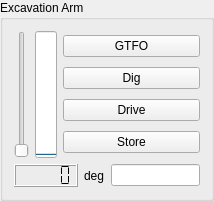
        <widget class="QGroupBox" name="groupBox_8">
         <property name="geometry">
          <rect>
           <x>9</x>
           <y>338</y>
           <width>214</width>
           <height>201</height>
          </rect>
         </property>
         <property name="sizePolicy">
          <sizepolicy hsizetype="Preferred" vsizetype="Preferred">
           <horstretch>1</horstretch>
           <verstretch>1</verstretch>
          </sizepolicy>
         </property>
         <property name="focusPolicy">
          <enum>Qt::NoFocus</enum>
         </property>
         <property name="title">
          <string>Excavation Arm</string>
         </property>
         <layout class="QVBoxLayout" name="verticalLayout_16">
          <item>
           <layout class="QHBoxLayout" name="horizontalLayout_16">
            <item>
             <widget class="QSlider" name="slider_ExcavationArm">
              <property name="focusPolicy">
               <enum>Qt::NoFocus</enum>
              </property>
              <property name="minimum">
               <number>0</number>
              </property>
              <property name="maximum">
               <number>100</number>
              </property>
              <property name="value">
               <number>0</number>
              </property>
              <property name="orientation">
               <enum>Qt::Vertical</enum>
              </property>
             </widget>
            </item>
            <item>
             <widget class="QProgressBar" name="progressBar_ExcavationArm">
              <property name="focusPolicy">
               <enum>Qt::NoFocus</enum>
              </property>
              <property name="layoutDirection">
               <enum>Qt::LeftToRight</enum>
              </property>
              <property name="maximum">
               <number>1024</number>
              </property>
              <property name="value">
               <number>0</number>
              </property>
              <property name="textVisible">
               <bool>true</bool>
              </property>
              <property name="orientation">
               <enum>Qt::Vertical</enum>
              </property>
              <property name="textDirection">
               <enum>QProgressBar::TopToBottom</enum>
              </property>
             </widget>
            </item>
            <item>
             <layout class="QVBoxLayout" name="verticalLayout_35">
              <item>
               <widget class="QPushButton" name="pushButton_ExcavationArmDig">
                <property name="focusPolicy">
                 <enum>Qt::NoFocus</enum>
                </property>
                <property name="text">
                 <string>GTFO</string>
                </property>
               </widget>
              </item>
              <item>
               <widget class="QPushButton" name="pushButton_ExcavationArmJog">
                <property name="focusPolicy">
                 <enum>Qt::NoFocus</enum>
                </property>
                <property name="text">
                 <string>Dig</string>
                </property>
               </widget>
              </item>
              <item>
               <widget class="QPushButton" name="pushButton_ExcavationArmDrive">
                <property name="text">
                 <string>Drive</string>
                </property>
               </widget>
              </item>
              <item>
               <widget class="QPushButton" name="pushButton_ExcavationArmStore">
                <property name="focusPolicy">
                 <enum>Qt::NoFocus</enum>
                </property>
                <property name="text">
                 <string>Store</string>
                </property>
               </widget>
              </item>
             </layout>
            </item>
           </layout>
          </item>
          <item>
           <layout class="QHBoxLayout" name="horizontalLayout_12">
            <item>
             <widget class="QLCDNumber" name="lcdNumber_ExcavationArm">
              <property name="focusPolicy">
               <enum>Qt::NoFocus</enum>
              </property>
              <property name="smallDecimalPoint">
               <bool>false</bool>
              </property>
              <property name="segmentStyle">
               <enum>QLCDNumber::Flat</enum>
              </property>
              <property name="value" stdset="0">
               <double>0.000000000000000</double>
              </property>
             </widget>
            </item>
            <item>
             <widget class="QLabel" name="label_15">
              <property name="focusPolicy">
               <enum>Qt::NoFocus</enum>
              </property>
              <property name="text">
               <string>deg</string>
              </property>
             </widget>
            </item>
            <item>
             <widget class="IntEdit" name="lineEdit_ExcavationArm"/>
            </item>
           </layout>
          </item>
         </layout>
        </widget>
